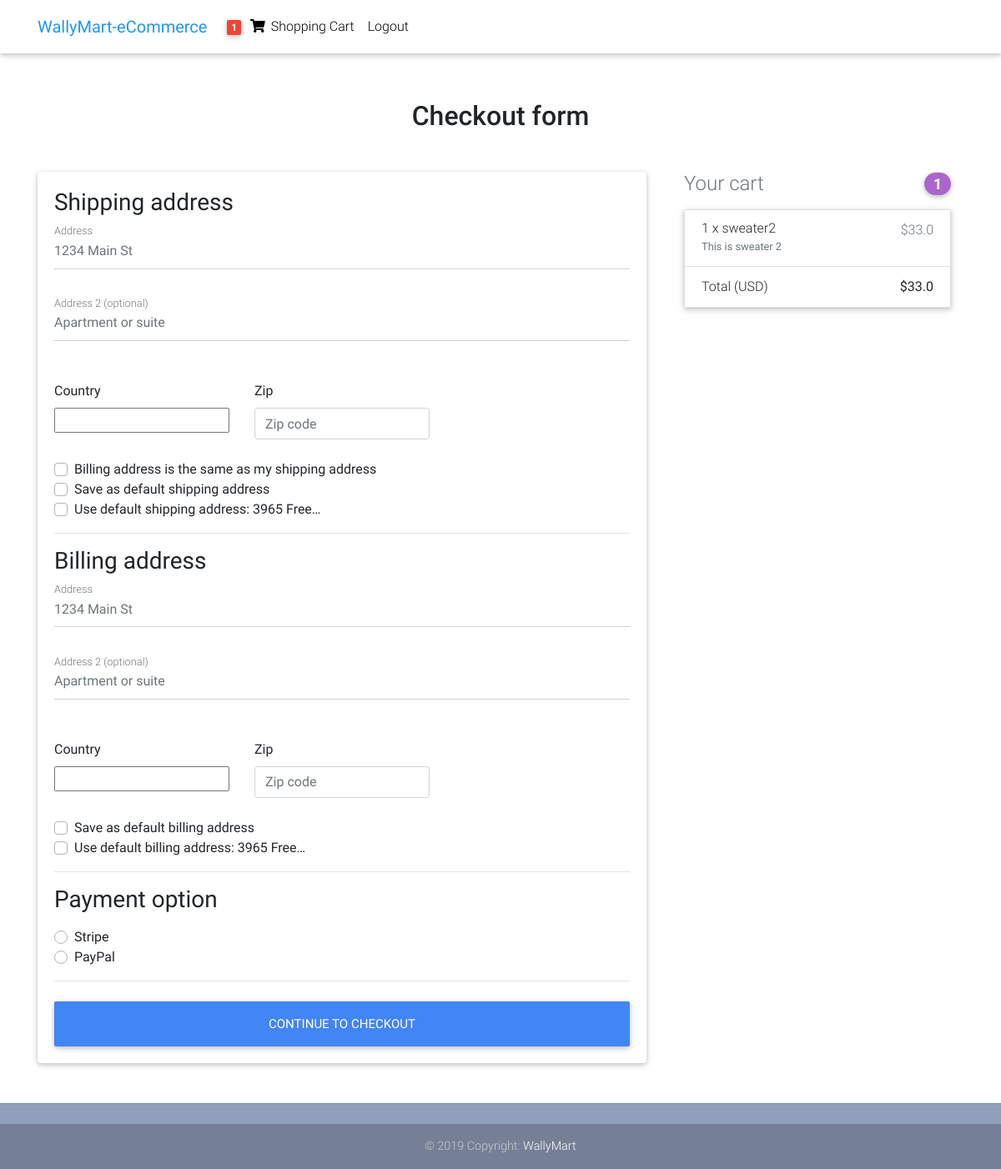
Screenshot of /checkout/ (signed in) with the database file from the repository.
### core/models.py (models this page shows, shortened)
class Order(models.Model):
    user = models.ForeignKey(settings.AUTH_USER_MODEL,
                             on_delete=models.CASCADE)
    ref_code = models.CharField(max_length=20, blank=True, null=True)
    items = models.ManyToManyField(OrderItem)
    start_date = models.DateTimeField(auto_now_add=True)
    ordered_date = models.DateTimeField()
    ordered = models.BooleanField(default=False)
    shipping_address = models.ForeignKey(
        'Address', related_name='shipping_address', on_delete=models.SET_NULL, blank=True, null=True)
    billing_address = models.ForeignKey(
        'Address', related_name='billing_address', on_delete=models.SET_NULL, blank=True, null=True)
    payment = models.ForeignKey(
        'Payment', on_delete=models.SET_NULL, blank=True, null=True)
    being_delivered = models.BooleanField(default=False)
    received = models.BooleanField(default=False)
    def get_total(self):
        total = 0
        for order_item in self.items.all():
            total += order_item.get_final_price()
        return total

class Address(models.Model):
    user = models.ForeignKey(settings.AUTH_USER_MODEL,
                             on_delete=models.CASCADE)
    street_address = models.CharField(max_length=100)
    apartment_address = models.CharField(max_length=100)
    country = CountryField(multiple=False)
    zip = models.CharField(max_length=100)
    address_type = models.CharField(max_length=1, choices=ADDRESS_CHOICES)
    default = models.BooleanField(default=False)
    class Meta:
        verbose_name_plural = 'Addresses'

class OrderItem(models.Model):
    user = models.ForeignKey(settings.AUTH_USER_MODEL,
                             on_delete=models.CASCADE)
    ordered = models.BooleanField(default=False)
    item = models.ForeignKey(Item, on_delete=models.CASCADE)
    quantity = models.IntegerField(default=1)
    def get_total_discount_item_price(self):
        return self.quantity * self.item.discount_price
    def get_final_price(self):
        if self.item.discount_price:
            return self.get_total_discount_item_price()
        return self.get_total_item_price()

class Item(models.Model):
    title = models.CharField(max_length=100)
    price = models.FloatField()
    discount_price = models.FloatField(blank=True, null=True)
    category = models.CharField(choices=CATEGORY_CHOICES, max_length=2)
    label = models.CharField(choices=LABEL_CHOICES, max_length=1)
    slug = models.SlugField()
    description = models.TextField()
    image = models.ImageField()

### core/views.py (the view, shortened to what this page needs)
# urls.py: path('checkout/', CheckoutView.as_view(), name='checkout'),
class CheckoutView(View):
    def get(self, *args, **kwargs):
        try:
            order = Order.objects.get(user=self.request.user, ordered=False)
            form = CheckoutForm()
            context = {
                'form': form,
                'order': order,
                'DISPLAY_COUPON_FORM': True
            }
            shipping_address_qs = Address.objects.filter(
                user=self.request.user,
                address_type='S',
                default=True
            )
            if shipping_address_qs.exists():
                context.update(
                    {'default_shipping_address': shipping_address_qs[0]})
            billing_address_qs = Address.objects.filter(
                user=self.request.user,
                address_type='B',
                default=True
            )
            if billing_address_qs.exists():
                context.update(
                    {'default_billing_address': billing_address_qs[0]})
            return render(self.request, "checkout.html", context)
        except ObjectDoesNotExist:
            messages.info(self.request, "You do not have an active order")
            return redirect("core:checkout")

### core/forms.py
class CheckoutForm(forms.Form):
    shipping_address = forms.CharField(required=False)
    shipping_address2 = forms.CharField(required=False)
    shipping_country = CountryField(blank_label='(select country)').formfield(
        required=False,
        widget=CountrySelectWidget(attrs={
            'class': 'custom-select d-block w-100',
        }))
    shipping_zip = forms.CharField(required=False)
    billing_address = forms.CharField(required=False)
    billing_address2 = forms.CharField(required=False)
    billing_country = CountryField(blank_label='(select country)').formfield(
        required=False,
        widget=CountrySelectWidget(attrs={
            'class': 'custom-select d-block w-100',
        }))
    billing_zip = forms.CharField(required=False)
    same_billing_address = forms.BooleanField(required=False)
    set_default_shipping = forms.BooleanField(required=False)
    use_default_shipping = forms.BooleanField(required=False)
    set_default_billing = forms.BooleanField(required=False)
    use_default_billing = forms.BooleanField(required=False)
    payment_option = forms.ChoiceField(
        widget=forms.RadioSelect, choices=PAYMENT_CHOICES)

### core/templatetags/cart_template_tags.py (called while the page is built)
@register.filter
def cart_item_count(user):
    if user.is_authenticated:
        qs = Order.objects.filter(user=user, ordered=False)
        if qs.exists():
            return qs[0].items.count()
    return 0

### templates/checkout.html (shortened to what this page needs)
{% extends "base.html" %}
{% load crispy_forms_tags %}
{% block content %}
  <main >
    <div class="container wow fadeIn">
      <h2 class="my-5 h2 text-center">Checkout form</h2>
      <div class="row">
        <div class="col-md-8 mb-4">
          <div class="card">
            <form method="POST" class="card-body">
              <h3>Shipping address</h3>
              <div class='hideable_shipping_form'>
                <div class="md-form mb-5">
                  <input type='text' placeholder='1234 Main St' id='shipping_address' name='shipping_address' class='form-control' />
                  <label for="shipping_address" class="">Address</label>
                </div>
                <div class="md-form mb-5">
                  <input type='text' placeholder='Apartment or suite' id='shipping_address2' name='shipping_address2' class='form-control' />
                  <label for="shipping_address2" class="">Address 2 (optional)</label>
                </div>
                <div class="row">
                  <div class="col-lg-4 col-md-12 mb-4">
                    <label for="country">Country</label>
                    {{ form.shipping_country }}
                  </div>
                  <div class="col-lg-4 col-md-6 mb-4">
                    <label for="shipping_zip">Zip</label>
                    <input type='text' placeholder='Zip code' id='shipping_zip' name='shipping_zip' class='form-control' />
                  </div>
                </div>
                <div class="custom-control custom-checkbox">
                  <label class="custom-control-label" for="same_billing_address">Billing address is the same as my shipping address</label>
                </div>
                <div class="custom-control custom-checkbox">
                  <label class="custom-control-label" for="set_default_shipping">Save as default shipping address</label>
                </div>
              </div>
              {% if default_shipping_address %}
              <div class="custom-control custom-checkbox">
                <label class="custom-control-label" for="use_default_shipping">Use default shipping address: {{ default_shipping_address.street_address|truncatechars:10 }}</label>
              </div>
              {% endif %}
              <hr>
              <h3>Billing address</h3>
              <div class='hideable_billing_form'>
                <div class="md-form mb-5">
                  <input type='text' placeholder='1234 Main St' id='billing_address' name='billing_address' class='form-control' />
                  <label for="billing_address" class="">Address</label>
                </div>
                <div class="md-form mb-5">
                  <input type='text' placeholder='Apartment or suite' id='billing_address2' name='billing_address2' class='form-control' />
                  <label for="billing_address2" class="">Address 2 (optional)</label>
                </div>
                <div class="row">
                  <div class="col-lg-4 col-md-12 mb-4">
                    <label for="country">Country</label>
                    {{ form.billing_country }}
                  </div>
                  <div class="col-lg-4 col-md-6 mb-4">
                    <label for="billing_zip">Zip</label>
                    <input type='text' placeholder='Zip code' id='billing_zip' name='billing_zip' class='form-control' />
                  </div>
                </div>
                <div class="custom-control custom-checkbox">
                  <label class="custom-control-label" for="set_default_billing">Save as default billing address</label>
                </div>
              </div>
              {% if default_billing_address %}
              <div class="custom-control custom-checkbox">
                <label class="custom-control-label" for="use_default_billing">Use default billing address: {{ default_billing_address.street_address|truncatechars:10 }}</label>
              </div>
              {% endif %}
              <hr>
              <h3>Payment option</h3>
              <div class="d-block my-3">
                {% for value, name in form.fields.payment_option.choices %}
                <div class="custom-control custom-radio">
                  <label class="custom-control-label" for="{{ name }}">{{ name }}</label>
                </div>
                {% endfor %}
              </div>
              <hr class="mb-4">
              <button class="btn btn-primary btn-lg btn-block" type="submit">Continue to checkout</button>
            </form>
          </div>
        </div>
        <div class="col-md-4 mb-4">
          {% include "order_snippet.html" %}
        </div>
      </div>
    </div>
  </main>
{% endblock content %}

### templates/navbar.html (shortened to what this page needs)
{% load cart_template_tags %}
<nav class="navbar fixed-top navbar-expand-lg navbar-light white scrolling-navbar">
    <div class="container">
      <a class="navbar-brand waves-effect" href="/">
        <strong class="blue-text">WallyMart-eCommerce</strong>
      </a>
      <div class="collapse navbar-collapse" id="navbarSupportedContent">
        <ul class="navbar-nav nav-flex-icons">
          {% if request.user.is_authenticated %}
          <li class="nav-item">
            <a href="{% url 'core:order-summary' %}" class="nav-link waves-effect">
              <span class="badge red z-depth-1 mr-1"> {{ request.user|cart_item_count }} </span>
              <i class="fas fa-shopping-cart"></i>
              <span class="clearfix d-none d-sm-inline-block"> Shopping Cart </span>
            </a>
          </li>
          <li class="nav-item">
            <a class="nav-link waves-effect" href="{% url 'account_logout' %}">
              <span class="clearfix d-none d-sm-inline-block"> Logout </span>
            </a>
          </li>
          {% endif %}
        </ul>
      </div>
    </div>
  </nav>

### templates/order_snippet.html
<div class="col-md-12 mb-4">
    <h4 class="d-flex justify-content-between align-items-center mb-3">
    <span class="text-muted">Your cart</span>
    <span class="badge badge-secondary badge-pill">{{ order.items.count }}</span>
    </h4>
    <ul class="list-group mb-3 z-depth-1">
    {% for order_item in order.items.all %}
    <li class="list-group-item d-flex justify-content-between lh-condensed">
        <div>
        <h6 class="my-0">{{ order_item.quantity }} x {{ order_item.item.title}}</h6>
        <small class="text-muted">{{ order_item.item.description}}</small>
        </div>
        <span class="text-muted">${{ order_item.get_final_price }}</span>
    </li>
    {% endfor %}
    <li class="list-group-item d-flex justify-content-between">
        <span>Total (USD)</span>
        <strong>${{ order.get_total }}</strong>
    </li>
    </ul>
</div>

### templates/base.html (style rules this page uses)
html, body, header, .carousel { height: 60vh; }

### rows the page displays
Address: street_address "3965 Free…"
Address: street_address "3965 Free…"
Order: items.count "1", get_total "33.0"
OrderItem: quantity "1", item "sweater2", item.description "This is sweater 2", get_final_price "33.0"

### other values shown
{{ request.user|cart_item_count }} "1"
{{ name }} "Stripe" "PayPal"
